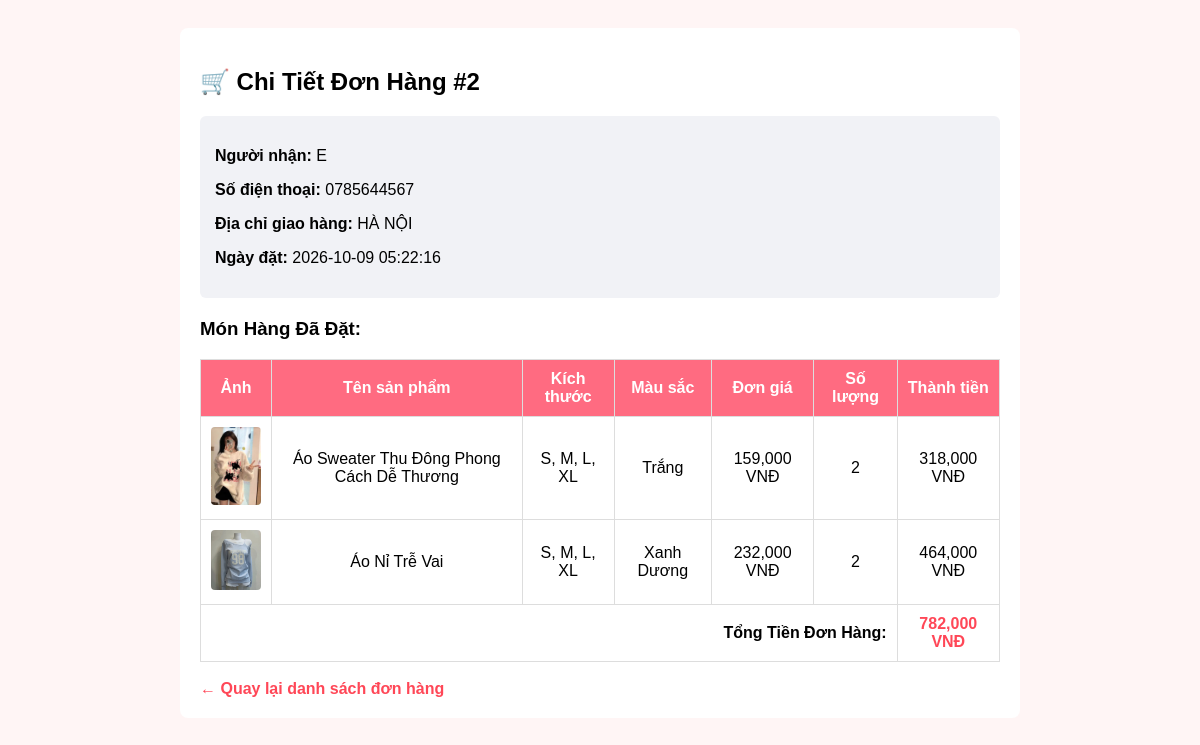
The app's page /order_detail.php?id=2 with its own data.
### tables this page shows
CREATE TABLE `orders` (
  `order_id` int(11) NOT NULL,
  `customer_name` varchar(255) NOT NULL,
  `phone` varchar(20) NOT NULL,
  `address` text NOT NULL,
  `total_price` decimal(10,2) NOT NULL,
  `created_at` timestamp NOT NULL DEFAULT current_timestamp()
);

CREATE TABLE `order_details` (
  `detail_id` int(11) NOT NULL,
  `order_id` int(11) NOT NULL,
  `product_id` int(11) NOT NULL,
  `quantity` int(11) NOT NULL,
  `price` decimal(10,2) NOT NULL
);

CREATE TABLE `products` (
  `product_id` int(11) NOT NULL,
  `category_id` int(11) DEFAULT NULL,
  `product_name` varchar(255) NOT NULL,
  `price` decimal(10,2) NOT NULL,
  `image` varchar(255) DEFAULT NULL,
  `description` text DEFAULT NULL,
  `size` varchar(50) DEFAULT NULL,
  `color` varchar(50) DEFAULT NULL,
  `stock` int(11) DEFAULT 10
);

### order_detail.php (the view, shortened to what this page needs)
<?php
$conn = new mysqli("localhost", "root", "", "web_thoi_trang_douyin");
$order_id = isset($_GET['id']) ? intval($_GET['id']) : 0;
$order_sql = "SELECT * FROM orders WHERE order_id = $order_id";
$order_res = $conn->query($order_sql);
$order = $order_res->fetch_assoc();
$details_sql = "SELECT od.*, p.product_name, p.image, p.size, p.color
                FROM order_details od
                JOIN products p ON od.product_id = p.product_id
                WHERE od.order_id = $order_id";
$details_res = $conn->query($details_sql);
?>
<!DOCTYPE html>
<html lang="vi">
<head>
</head>
<body>
<div class="container">
    <?php if ($order): ?>
        <h2>🛒 Chi Tiết Đơn Hàng #<?php echo $order['order_id']; ?></h2>
        <div class="box-info">
            <p><strong>Người nhận:</strong> <?php echo htmlspecialchars($order['customer_name']); ?></p>
            <p><strong>Số điện thoại:</strong> <?php echo htmlspecialchars($order['phone']); ?></p>
            <p><strong>Địa chỉ giao hàng:</strong> <?php echo htmlspecialchars($order['address']); ?></p>
            <p><strong>Ngày đặt:</strong> <?php echo $order['created_at']; ?></p>
        </div>
        <h3>Món Hàng Đã Đặt:</h3>
        <table>
            <tr>
                <th>Ảnh</th>
                <th>Tên sản phẩm</th>
                <th>Kích thước</th>
                <th>Màu sắc</th>
                <th>Đơn giá</th>
                <th>Số lượng</th>
                <th>Thành tiền</th>
            </tr>
            <?php while ($item = $details_res->fetch_assoc()): ?>
            <tr>
                <td><img src="assets/images/<?php echo htmlspecialchars($item['image']); ?>" width="50" style="border-radius: 4px;"></td>
                <td><?php echo htmlspecialchars($item['product_name']); ?></td>
                <td><?php echo htmlspecialchars($item['size'] ?? 'Freesize'); ?></td>
                <td><?php echo htmlspecialchars($item['color'] ?? 'Mặc định'); ?></td>
                <td><?php echo number_format($item['price']); ?> VNĐ</td>
                <td><?php echo $item['quantity']; ?></td>
                <td><?php echo number_format($item['price'] * $item['quantity']); ?> VNĐ</td>
            </tr>
            <?php endwhile; ?>
            <tr>
                <td colspan="6" style="text-align: right;"><strong>Tổng Tiền Đơn Hàng:</strong></td>
                <td><strong style="color: #ff4757; font-size: 16px;"><?php echo number_format($order['total_price']); ?> VNĐ</strong></td>
            </tr>
        </table>
        <br>
        <a href="orders.php" style="color: #ff4757; font-weight: bold; text-decoration: none;">← Quay lại danh sách đơn hàng</a>
    <?php else: ?>
        <p>Đơn hàng không tồn tại!</p>
        <a href="orders.php">Quay lại</a>
    <?php endif; ?>
</div>
</body>
</html>

### order_detail.php (style rules this page uses)
body { font-family: Arial, sans-serif; background: #fff5f5; padding: 20px; }
.container { max-width: 800px; margin: 0 auto; background: #fff; padding: 20px; border-radius: 8px; }
.box-info { background: #f1f2f6; padding: 15px; border-radius: 6px; margin-bottom: 20px; }
table { width: 100%; border-collapse: collapse; }
th, td { border: 1px solid #ddd; padding: 10px; text-align: center; }
th { background: #ff6b81; color: white; }

### records on screen
orders: order_id "2", customer_name "E", phone "0785644567", address "HÀ NỘI", created_at "2026-10-09 05:22:16", total_price "782,000"
order_details: product.image (picture), product.product_name "Áo Sweater Thu Đông Phong Cách Dễ Thương", product.size "S, M, L, XL", product.color "Trắng", price "159,000", quantity "2", $item['price'] * $item['quantity'] "318,000"
order_details: product.image (picture), product.product_name "Áo Nỉ Trễ Vai", product.size "S, M, L, XL", product.color "Xanh Dương", price "232,000", quantity "2", $item['price'] * $item['quantity'] "464,000"
